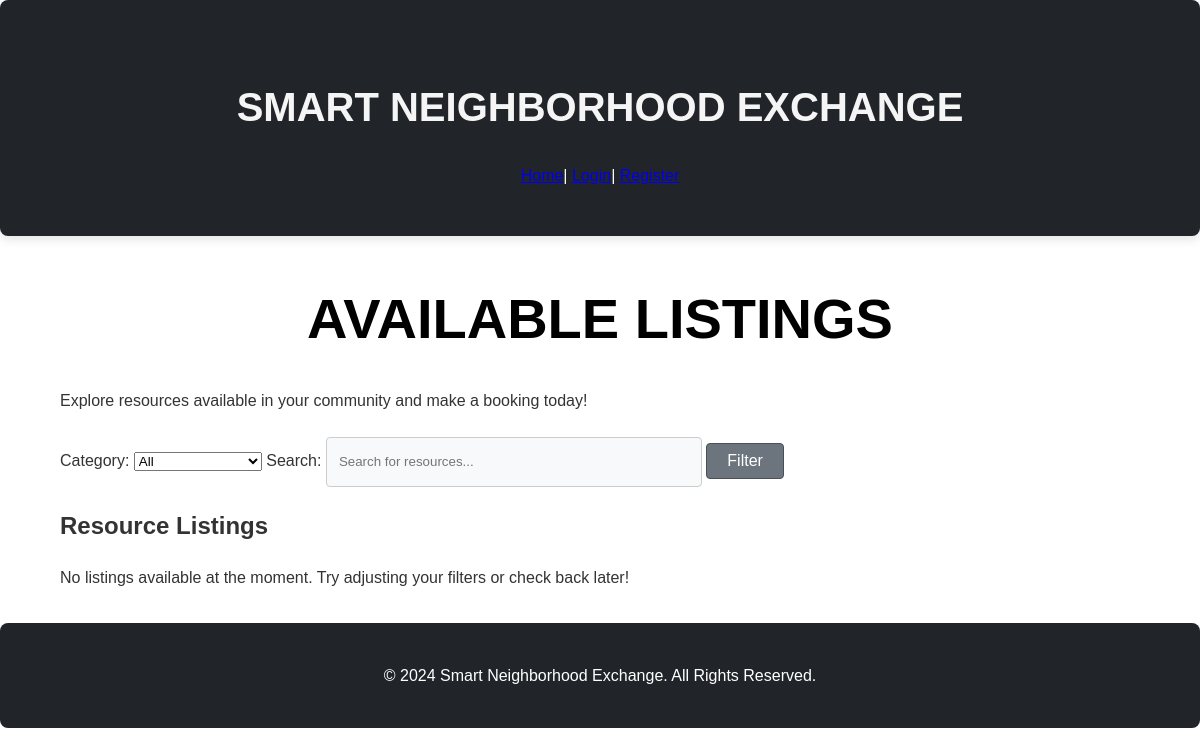
Page /listings on the earlier database version.
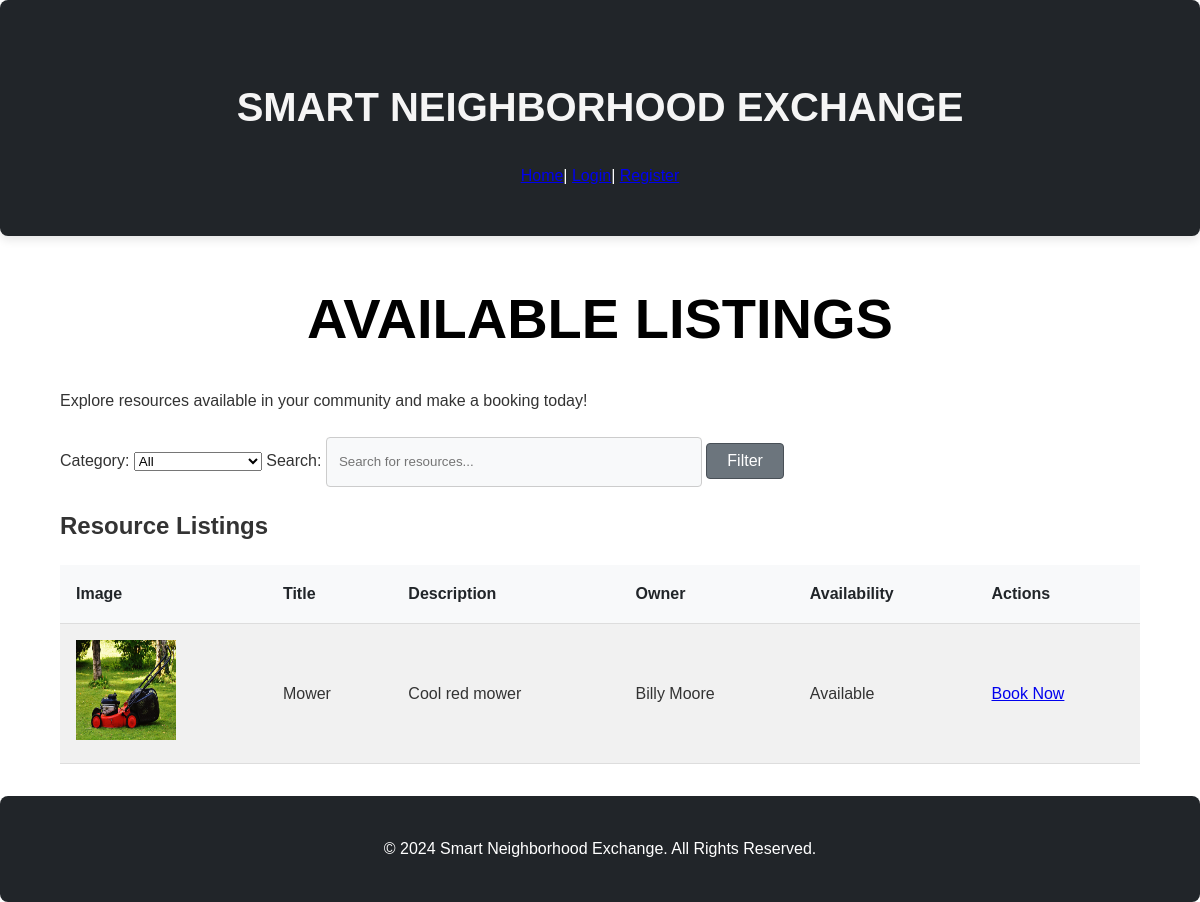
Same page on the later database version.
### tables this page shows
CREATE TABLE listings (
    id INTEGER PRIMARY KEY AUTOINCREMENT,
    user_id INTEGER NOT NULL,
    title TEXT NOT NULL,
    description TEXT NOT NULL,
    category TEXT NOT NULL,
    status TEXT DEFAULT 'available',
    date_posted TEXT NOT NULL,
    image_url TEXT,
    FOREIGN KEY (user_id) REFERENCES users (id)
);

CREATE TABLE users (
    id INTEGER PRIMARY KEY AUTOINCREMENT,
    name TEXT NOT NULL,
    email TEXT NOT NULL UNIQUE,
    password TEXT NOT NULL,
    profile_image TEXT,
    location TEXT,
    reputation_score INTEGER DEFAULT 0
);

### app.py (the view)
@app.route('/listings', methods=['GET'])
def listings():
    conn = get_db_connection()
    category = request.args.get('category', '')
    search = request.args.get('search', '')
    query = 'SELECT * FROM listings WHERE 1=1'
    params = []
    if category:
        query += ' AND category = ?'
        params.append(category)
    if search:
        query += ' AND (title LIKE ? OR description LIKE ?)'
        params.append(f'%{search}%')
        params.append(f'%{search}%')
    listings_data = conn.execute(query, params).fetchall()
    listings = []
    for listing in listings_data:
        owner = conn.execute('SELECT name FROM users WHERE id = ?', (listing['user_id'],)).fetchone()
        listing_with_owner = dict(listing)
        listing_with_owner['owner_name'] = owner['name'] if owner else 'Unknown'
        listings.append(listing_with_owner)
    conn.close()
    return render_template('listings.html', all_listings=listings)

### app.py (called while the page is built)
def get_db_connection():
    conn = sqlite3.connect('birthdays.db')  # SQLite database file
    conn.row_factory = sqlite3.Row  # Enables dictionary-like access
    return conn

### templates/listings.html (shortened to what this page needs)
{% extends "layout.html" %}
{% block body %}
    <div class="container">
        <h1>Available Listings</h1>
        <p>Explore resources available in your community and make a booking today!</p>
        <section class="filters">
            <form method="GET" action="{{ url_for('listings') }}">
                <label for="category">Category:</label>
                <select id="category" name="category">
                    <option value="">All</option>
                </select>
                <label for="search">Search:</label>
                <input type="text" id="search" name="search" placeholder="Search for resources...">
                <button type="submit">Filter</button>
            </form>
        </section>
        <section class="listings">
            <h2>Resource Listings</h2>
            {% if all_listings %}
            <table>
                <thead>
                    <tr>
                        <th>Image</th>
                        <th>Title</th>
                        <th>Description</th>
                        <th>Owner</th>
                        <th>Availability</th>
                        <th>Actions</th>
                    </tr>
                </thead>
                <tbody>
                    {% for listing in all_listings %}
                    <tr>
                        <td><img src="{{ url_for('static', filename='/' + listing['image_url']) }}" alt="{{ listing['title'] }}" width="100" height="100"></td>
                        <td>{{ listing['title'] }}</td>
                        <td>{{ listing['description'] }}</td>
                        <td>{{ listing['owner_name'] }}</td>
                        <td>
                            {% if listing['status'] == 'available' %}
                                Available
                            {% else %}
                                Unavailable
                            {% endif %}
                        </td>
                        <td>
                            {% if listing['status'] == 'available' %}
                                <a href="{{ url_for('book_listing', listing_id=listing['id']) }}">Book Now</a>
                            {% else %}
                                <span>Unavailable</span>
                            {% endif %}
                        </td>
                    </tr>
                    {% endfor %}
                </tbody>
            </table>
            {% else %}
            <p>No listings available at the moment. Try adjusting your filters or check back later!</p>
            {% endif %}
        </section>
    </div>
{% endblock %}

Differences in the rows shown:
added listings: image_url (picture), title "Mower", description "Cool red mower"
now on this page (row edited): users: owner_name "Billy Moore"
Other differences:
text no longer shown: "No listings available at the moment. Try adjusting your filters or check back later!"
text now shown: "Image Title Description Owner Availability Actions"
new list line: "Available Book Now"
